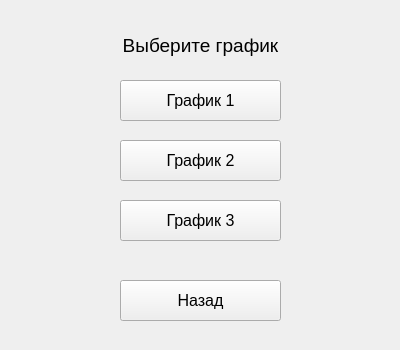
<?xml version="1.0" encoding="UTF-8"?>
<ui version="4.0">
 <class>GraphForm</class>
 <widget class="QWidget" name="GraphForm">
  <property name="geometry">
   <rect>
    <x>0</x>
    <y>0</y>
    <width>400</width>
    <height>350</height>
   </rect>
  </property>
  <property name="windowTitle">
   <string>Выбор графика</string>
  </property>
  <widget class="QLabel" name="label">
   <property name="geometry">
    <rect>
     <x>100</x>
     <y>30</y>
     <width>201</width>
     <height>31</height>
    </rect>
   </property>
   <property name="font">
    <font>
     <pointsize>14</pointsize>
    </font>
   </property>
   <property name="text">
    <string>Выберите график</string>
   </property>
   <property name="alignment">
    <set>Qt::AlignCenter</set>
   </property>
  </widget>
  <widget class="QPushButton" name="graph1Button">
   <property name="geometry">
    <rect>
     <x>120</x>
     <y>80</y>
     <width>161</width>
     <height>41</height>
    </rect>
   </property>
   <property name="font">
    <font>
     <pointsize>12</pointsize>
    </font>
   </property>
   <property name="text">
    <string>График 1</string>
   </property>
  </widget>
  <widget class="QPushButton" name="graph2Button">
   <property name="geometry">
    <rect>
     <x>120</x>
     <y>140</y>
     <width>161</width>
     <height>41</height>
    </rect>
   </property>
   <property name="font">
    <font>
     <pointsize>12</pointsize>
    </font>
   </property>
   <property name="text">
    <string>График 2</string>
   </property>
  </widget>
  <widget class="QPushButton" name="graph3Button">
   <property name="geometry">
    <rect>
     <x>120</x>
     <y>200</y>
     <width>161</width>
     <height>41</height>
    </rect>
   </property>
   <property name="font">
    <font>
     <pointsize>12</pointsize>
    </font>
   </property>
   <property name="text">
    <string>График 3</string>
   </property>
  </widget>
  <widget class="QPushButton" name="cancelButton">
   <property name="geometry">
    <rect>
     <x>120</x>
     <y>280</y>
     <width>161</width>
     <height>41</height>
    </rect>
   </property>
   <property name="font">
    <font>
     <pointsize>12</pointsize>
    </font>
   </property>
   <property name="text">
    <string>Назад</string>
   </property>
  </widget>
 </widget>
 <resources/>
 <connections/>
</ui>
